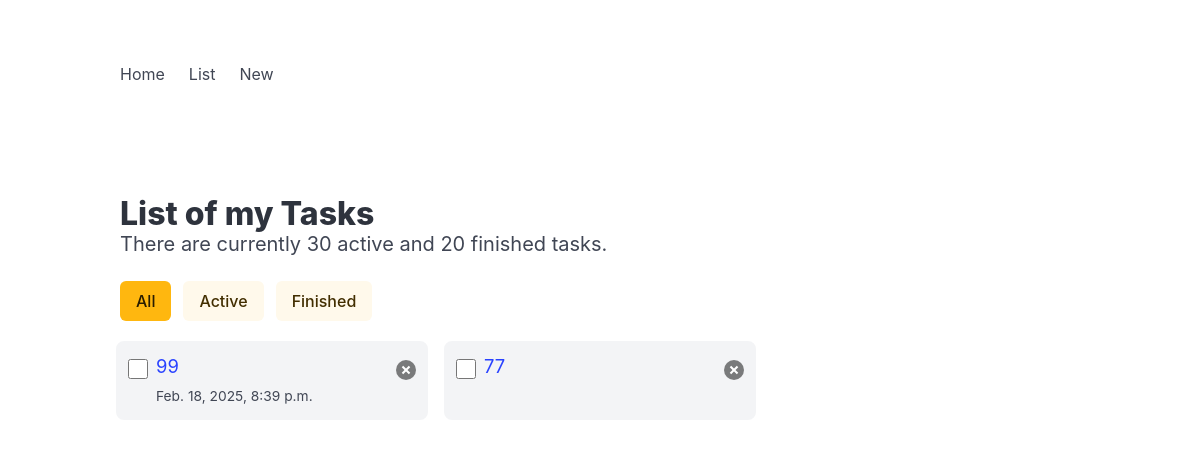
The page /todo/list/ (signed in) on the database as committed earlier.
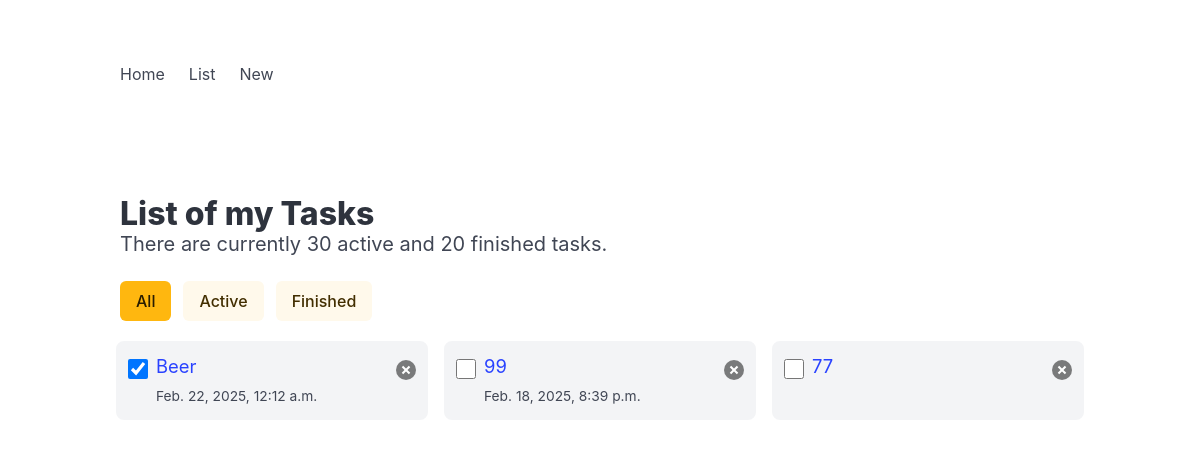
The same page on the database as committed later.
### todo/models.py (models this page shows, shortened)
class Task(models.Model):
    user = models.ForeignKey(User, on_delete=models.CASCADE)
    title = models.CharField(max_length=100)
    desc = models.CharField(max_length=500)
    is_finished = models.BooleanField(default=False)
    finished_dt = models.DateTimeField(blank=True, null=True)
    dead_line_dt = models.DateTimeField(blank=True, null=True)
    create_dt = models.DateTimeField(auto_now_add=True)
    update_dt = models.DateTimeField(auto_now=True)

### todo/views.py (the view)
# urls.py: path('list/', views.todo_list, name='list'),
def todo_list(request):
    if request.user.is_authenticated:
        tasks = Task.objects.filter(user=request.user).order_by('-id')[0:100]
        context = {'tasks': tasks}
        return render(request, 'todo/list.html', context)
    else:
        return redirect('/todo')

### todo/templates/todo/list.html (shortened to what this page needs)
<!DOCTYPE html>
<html>
  <head>
    <link rel="stylesheet" href="https://cdn.jsdelivr.net/npm/bulma@1.0.2/css/bulma.min.css">
  </head>
  <body>
    {% include 'todo/includes/nav.html' %}
  <section class="section">
    <div class="container">
      <h1 class="title">List of my Tasks</h1>
      <p class="subtitle">There are currently 30 active and 20 finished tasks.</p>
      <div class="buttons">
        <a href="{{ request.path }}" class="button is-warning {% if 'active' in request.GET or 'finished' in request.GET %} is-light{% endif %}">All</a>
        <a href="{{ request.path }}?active" class="button is-warning {% if 'active' not in request.GET %} is-light{% endif %}">Active</a>
        <a href="{{ request.path }}?finished" class="button is-warning {% if 'finished' not in request.GET %} is-light{% endif %}">Finished</a>
      </div>
      {% if tasks %}
      <ul class="columns is-multiline" id="list">
        {% for task in tasks %}
          <li class="column is-4">
            <input type="checkbox" {% if task.is_finished %} checked {% endif %} title="Finish">
            <div>
              <a href="{% url 'todo:detail' number=task.id %}">{{ task.title }}</a>
              <br>
              {% if task.dead_line_dt %}
              <time datetime="{{ task.dead_line_dt|date:'Y-m-d\TH:i' }}">
                {{ task.dead_line_dt }}
              </time>
              {% endif %}
            </div>
            <button class="delete" title="Remove"></button>
          </li>
        {% endfor %}
        </ul>
      {% else %}
      <p class="is-size-5">No task to show here.</p>
      {% endif %}
    </div>
  </section>
  </body>
</html>

### todo/templates/todo/includes/nav.html (shortened to what this page needs)
<section class="section">
    <div class="container">
      <nav class="navbar" role="navigation" aria-label="main navigation">
        <div class="navbar-brand">
            <a class="navbar-item" href="{% url 'todo:index' %}">Home</a>
            <a class="navbar-item" href="{% url 'todo:list' %}">List</a>
            <a class="navbar-item" href="{% url 'todo:new' %}">New</a>
        </div>
    </nav>
    </div>
  </section>

### todo/templates/todo/list.html (style rules this page uses)
input[type="checkbox"] { width: 1.5em; height: 1.5em; cursor: pointer; }
#list > li { display: flex; gap: .5em; align-items: start; background: var(--bulma-background); border: .5em solid var(--bulma-scheme-main); border-radius: 1em; }
#list > li input { flex-shrink: 0; }
#list > li input, #list > li button { margin-top: .45em; }
#list > li div { font-size: 1.15em; flex-grow: 1; flex-shrink: 1; }
#list > li time { font-size: .75em; }

Rows that differ between the two databases and show on the page:
added Task: is_finished "☑", title "Beer", dead_line_dt "Feb. 22, 2025, 12:12 a.m."
